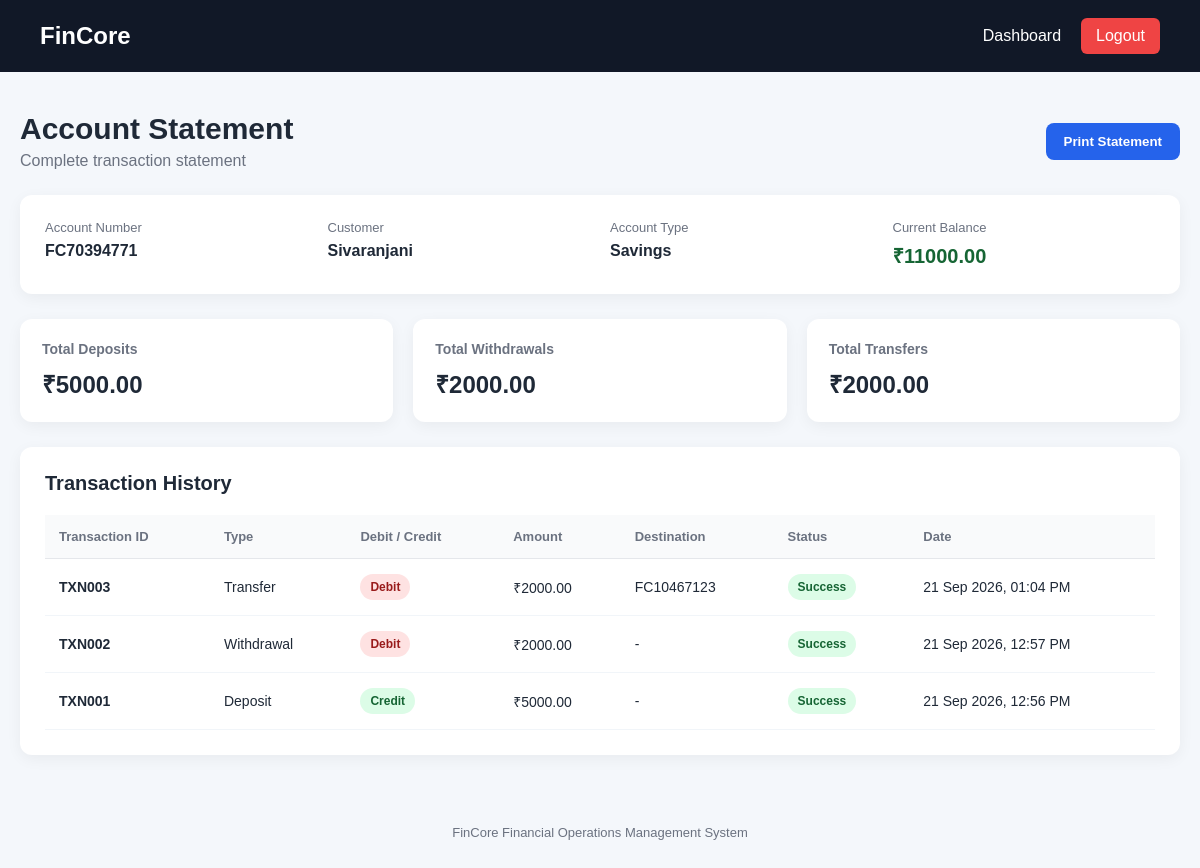
Screenshot of /accounts/statement/1/ (signed in) with the database file from the repository.
### financial_accounts/models.py (models this page shows, shortened)
class FinancialAccount(models.Model):
    ACCOUNT_TYPE_CHOICES = [
        ("Savings", "Savings"),
        ("Current", "Current"),
        ("Fixed Deposit", "Fixed Deposit"),
    ]
    ACCOUNT_STATUS_CHOICES = [
        ("Active", "Active"),
        ("Inactive", "Inactive"),
        ("Closed", "Closed"),
    ]
    account_number = models.CharField(
        max_length=20,
        unique=True
    )
    customer = models.ForeignKey(
        Customer,
        on_delete=models.CASCADE,
        related_name="financial_accounts"
    )
    account_type = models.CharField(
        max_length=30,
        choices=ACCOUNT_TYPE_CHOICES
    )
    balance = models.DecimalField(
        max_digits=15,
        decimal_places=2,
        default=0
    )
    account_status = models.CharField(
        max_length=20,
        choices=ACCOUNT_STATUS_CHOICES,
        default="Active"
    )
    opened_date = models.DateTimeField(
        auto_now_add=True
    )
    updated_at = models.DateTimeField(
        auto_now=True
    )

### customers/models.py (models this page shows, shortened)
class Customer(models.Model):
    GENDER_CHOICES = [
        ("Male", "Male"),
        ("Female", "Female"),
        ("Other", "Other"),
    ]
    KYC_TYPE_CHOICES = [
        ("Aadhaar", "Aadhaar"),
        ("PAN", "PAN"),
        ("Passport", "Passport"),
        ("Driving License", "Driving License"),
        ("Voter ID", "Voter ID"),
    ]
    KYC_STATUS_CHOICES = [
        ("Pending", "Pending"),
        ("Verified", "Verified"),
        ("Rejected", "Rejected"),
    ]
    customer_id = models.CharField(
        max_length=20,
        unique=True
    )
    full_name = models.CharField(
        max_length=150
    )
    date_of_birth = models.DateField(
        null=True,
        blank=True
    )
    gender = models.CharField(
        max_length=10,
        choices=GENDER_CHOICES,
        blank=True
    )
    phone = models.CharField(
        max_length=15
    )
    email = models.EmailField(
        blank=True
    )
    address = models.TextField(
        blank=True
    )
    city = models.CharField(
        max_length=100,
        blank=True
    )
    state = models.CharField(
        max_length=100,
        blank=True
    )
    postal_code = models.CharField(
        max_length=10,
        blank=True
    )
    kyc_type = models.CharField(
        max_length=30,
        choices=KYC_TYPE_CHOICES,
        blank=True
    )
    kyc_number = models.CharField(
        max_length=50,
        blank=True
    )
    kyc_status = models.CharField(
        max_length=20,
        choices=KYC_STATUS_CHOICES,
        default="Pending"
    )
    created_at = models.DateTimeField(
        auto_now_add=True
    )
    updated_at = models.DateTimeField(
        auto_now=True
    )

### transactions/models.py (models this page shows, shortened)
class Transaction(models.Model):
    TRANSACTION_TYPE_CHOICES = [
        ("Deposit", "Deposit"),
        ("Withdrawal", "Withdrawal"),
        ("Transfer", "Transfer"),
    ]
    TRANSACTION_STATUS_CHOICES = [
        ("Success", "Success"),
        ("Pending", "Pending"),
        ("Failed", "Failed"),
    ]
    transaction_id = models.CharField(
        max_length=30,
        unique=True
    )
    account = models.ForeignKey(
        FinancialAccount,
        on_delete=models.CASCADE,
        related_name="transactions"
    )
    to_account = models.ForeignKey(
        FinancialAccount,
        on_delete=models.CASCADE,
        related_name="incoming_transfers",
        null=True,
        blank=True
    )
    transaction_type = models.CharField(
        max_length=20,
        choices=TRANSACTION_TYPE_CHOICES
    )
    amount = models.DecimalField(
        max_digits=15,
        decimal_places=2
    )
    description = models.CharField(
        max_length=255,
        blank=True
    )
    transaction_status = models.CharField(
        max_length=20,
        choices=TRANSACTION_STATUS_CHOICES,
        default="Success"
    )
    created_at = models.DateTimeField(
        auto_now_add=True
    )

### financial_accounts/views.py (the view)
@login_required(login_url="/auth/login/")
def account_statement(request, account_id):
    account = FinancialAccount.objects.select_related(
        "customer"
    ).get(
        id=account_id
    )
    transactions = Transaction.objects.filter(
        account=account
    ) | Transaction.objects.filter(
        to_account=account
    )
    transactions = transactions.select_related(
        "account",
        "to_account"
    ).order_by(
        "-created_at"
    )
    for transaction in transactions:
        if transaction.transaction_type == "Deposit":
            transaction.entry_type = "Credit"
        elif transaction.transaction_type == "Withdrawal":
            transaction.entry_type = "Debit"
        elif transaction.transaction_type == "Transfer":
            if transaction.account == account:
                transaction.entry_type = "Debit"
            else:
                transaction.entry_type = "Credit"
    total_deposits = sum(
        transaction.amount
        for transaction in transactions
        if transaction.account == account
        and transaction.transaction_type == "Deposit"
        and transaction.transaction_status == "Success"
    )
    total_withdrawals = sum(
        transaction.amount
        for transaction in transactions
        if transaction.account == account
        and transaction.transaction_type == "Withdrawal"
        and transaction.transaction_status == "Success"
    )
    total_transfers = sum(
        transaction.amount
        for transaction in transactions
        if transaction.transaction_type == "Transfer"
        and transaction.transaction_status == "Success"
    )
    return render(
        request,
        "account_statement.html",
        {
            "account": account,
            "transactions": transactions,
            "total_deposits": total_deposits,
            "total_withdrawals": total_withdrawals,
            "total_transfers": total_transfers,
        }
    )

### templates/account_statement.html (shortened to what this page needs)
<!DOCTYPE html>
<html lang="en">
<head>
</head>
<body>
    <nav class="navbar">
        <div class="logo">
            FinCore
        </div>
        <div class="nav-links">
            <a href="/dashboard/">
                Dashboard
            </a>
            <a
                href="/auth/logout/"
                class="logout-btn"
            >
                Logout
            </a>
        </div>
    </nav>
    <div class="container">
        <div class="page-header">
            <div>
                <h1>
                    Account Statement
                </h1>
                <p>
                    Complete transaction statement
                </p>
            </div>
            <button
                class="print-btn"
                onclick="window.print()"
            >
                Print Statement
            </button>
        </div>
        <div class="account-card">
            <div class="account-grid">
                <div class="account-item">
                    <label>
                        Account Number
                    </label>
                    <strong>
                        {{ account.account_number }}
                    </strong>
                </div>
                <div class="account-item">
                    <label>
                        Customer
                    </label>
                    <strong>
                        {{ account.customer.full_name }}
                    </strong>
                </div>
                <div class="account-item">
                    <label>
                        Account Type
                    </label>
                    <strong>
                        {{ account.account_type }}
                    </strong>
                </div>
                <div class="account-item">
                    <label>
                        Current Balance
                    </label>
                    <strong class="balance">
                        ₹{{ account.balance }}
                    </strong>
                </div>
            </div>
        </div>
        <div class="summary-grid">
            <div class="summary-card">
                <h3>
                    Total Deposits
                </h3>
                <div class="amount">
                    ₹{{ total_deposits }}
                </div>
            </div>
            <div class="summary-card">
                <h3>
                    Total Withdrawals
                </h3>
                <div class="amount">
                    ₹{{ total_withdrawals }}
                </div>
            </div>
            <div class="summary-card">
                <h3>
                    Total Transfers
                </h3>
                <div class="amount">
                    ₹{{ total_transfers }}
                </div>
            </div>
        </div>
        <div class="transaction-card">
            <h2>
                Transaction History
            </h2>
            <div class="table-wrapper">
                <table>
                    <thead>
                        <tr>
                            <th>
                                Transaction ID
                            </th>
                            <th>
                                Type
                            </th>
                            <th>
                                Debit / Credit
                            </th>
                            <th>
                                Amount
                            </th>
                            <th>
                                Destination
                            </th>
                            <th>
                                Status
                            </th>
                            <th>
                                Date
                            </th>
                        </tr>
                    </thead>
                    <tbody>
                        {% for transaction in transactions %}
                        <tr>
                            <td>
                                <strong>
                                    {{ transaction.transaction_id }}
                                </strong>
                            </td>
                            <td>
                                {{ transaction.transaction_type }}
                            </td>
                            <td>
                                {% if transaction.entry_type == "Credit" %}
                                    <span class="badge success">
                                        Credit
                                    </span>
                                {% else %}
                                    <span class="badge failed">
                                        Debit
                                    </span>
                                {% endif %}
                            </td>
                            <td>
                                ₹{{ transaction.amount }}
                            </td>
                            <td>
                                {% if transaction.to_account %}
                                    {{ transaction.to_account.account_number }}
                                {% else %}
                                    -
                                {% endif %}
                            </td>
                            <td>
                                {% if transaction.transaction_status == "Success" %}
                                    <span class="badge success">
                                        Success
                                    </span>
                                {% elif transaction.transaction_status == "Pending" %}
                                    <span class="badge pending">
                                        Pending
                                    </span>
                                {% else %}
                                    <span class="badge failed">
                                        Failed
                                    </span>
                                {% endif %}
                            </td>
                            <td>
                                {{ transaction.created_at|date:"d M Y, h:i A" }}
                            </td>
                        </tr>
                        {% endfor %}
                    </tbody>
                </table>
            </div>
        </div>
    </div>
    <div class="footer">
        FinCore Financial Operations Management System
    </div>
</body>
</html>

### templates/account_statement.html (style rules this page uses)
* { margin: 0; padding: 0; box-sizing: border-box; }
body { font-family: Arial, sans-serif; background: #f4f7fb; color: #1f2937; }
.navbar { background: #111827; color: white; padding: 18px 40px; display: flex; justify-content: space-between; align-items: center; }
.logo { font-size: 24px; font-weight: 700; }
.nav-links { display: flex; align-items: center; gap: 20px; }
.nav-links a { color: white; text-decoration: none; }
.logout-btn { background: #ef4444; padding: 9px 15px; border-radius: 6px; }
.container { max-width: 1200px; margin: 40px auto; padding: 0 20px; }
.page-header { display: flex; justify-content: space-between; align-items: center; margin-bottom: 25px; }
.page-header h1 { font-size: 30px; margin-bottom: 6px; }
.page-header p { color: #6b7280; }
.print-btn { border: none; background: #2563eb; color: white; padding: 11px 18px; border-radius: 8px; font-weight: 600; cursor: pointer; }
.account-card { background: white; padding: 25px; border-radius: 12px; box-shadow: 0 4px 15px rgba(0, 0, 0, 0.05); margin-bottom: 25px; }
.account-grid { display: grid; grid-template-columns: repeat(4, 1fr); gap: 20px; }
.account-item label { display: block; color: #6b7280; font-size: 13px; margin-bottom: 7px; }
.account-item strong { font-size: 16px; }
.balance { color: #166534; font-size: 20px !important; }
.summary-grid { display: grid; grid-template-columns: repeat(3, 1fr); gap: 20px; margin-bottom: 25px; }
.summary-card { background: white; padding: 22px; border-radius: 12px; box-shadow: 0 4px 15px rgba(0, 0, 0, 0.05); }
.summary-card h3 { color: #6b7280; font-size: 14px; margin-bottom: 10px; }
.summary-card .amount { font-size: 24px; font-weight: 700; }
.transaction-card { background: white; padding: 25px; border-radius: 12px; box-shadow: 0 4px 15px rgba(0, 0, 0, 0.05); }
.transaction-card h2 { font-size: 20px; margin-bottom: 20px; }
.table-wrapper { overflow-x: auto; }
table { width: 100%; border-collapse: collapse; }
th { background: #f9fafb; color: #6b7280; font-size: 13px; text-align: left; padding: 14px; border-bottom: 1px solid #e5e7eb; }
td { padding: 15px 14px; border-bottom: 1px solid #f1f5f9; font-size: 14px; }
.badge { display: inline-block; padding: 6px 10px; border-radius: 20px; font-size: 12px; font-weight: 600; }
.success { background: #dcfce7; color: #166534; }
.failed { background: #fee2e2; color: #991b1b; }
.footer { text-align: center; color: #6b7280; padding: 30px; font-size: 13px; }

### rows the page displays
FinancialAccount: account_number "FC70394771", customer.full_name "Sivaranjani", account_type "Savings", balance "11000.00"
Transaction: shows "Debit", transaction_status "Success"
Transaction: shows "Debit", transaction_status "Success"
Transaction: shows "Credit", transaction_status "Success"

### other values shown
{{ total_deposits }} "5000.00"
{{ total_withdrawals }} "2000.00"
{{ total_transfers }} "2000.00"
